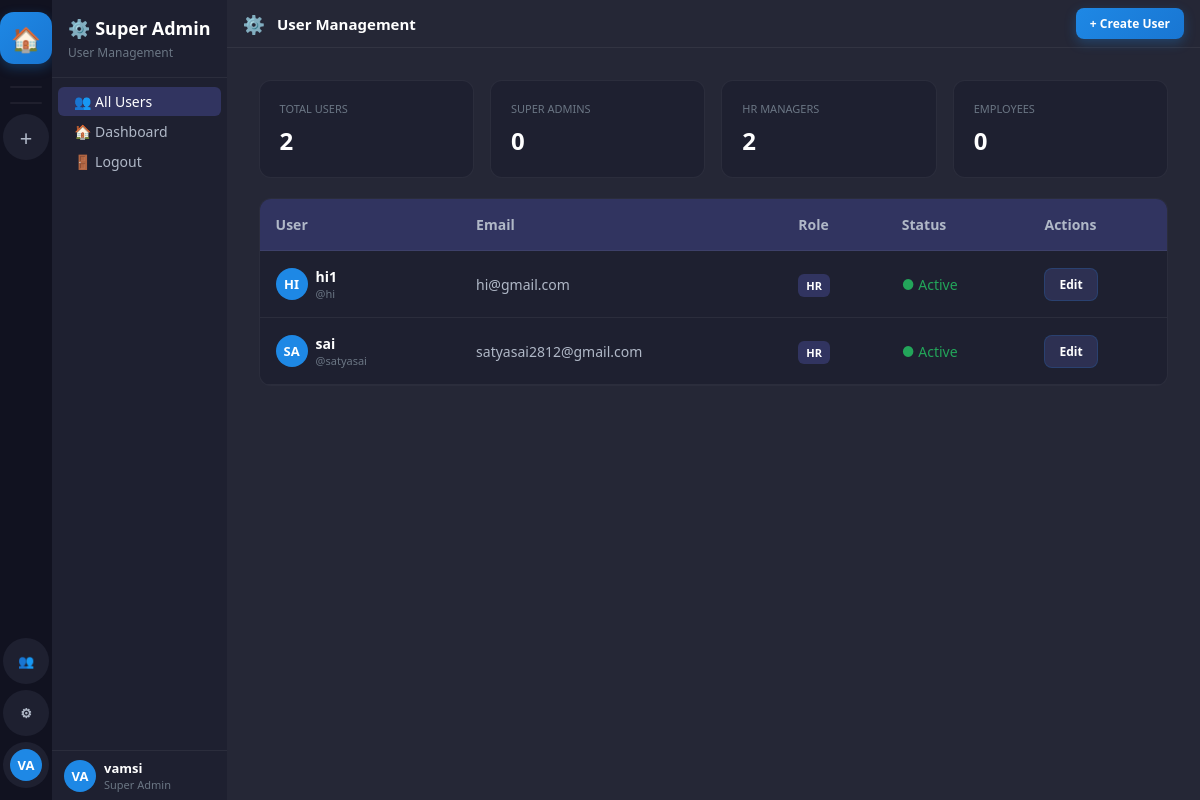
Page /super-admin/users/ (signed in) on the earlier database version.
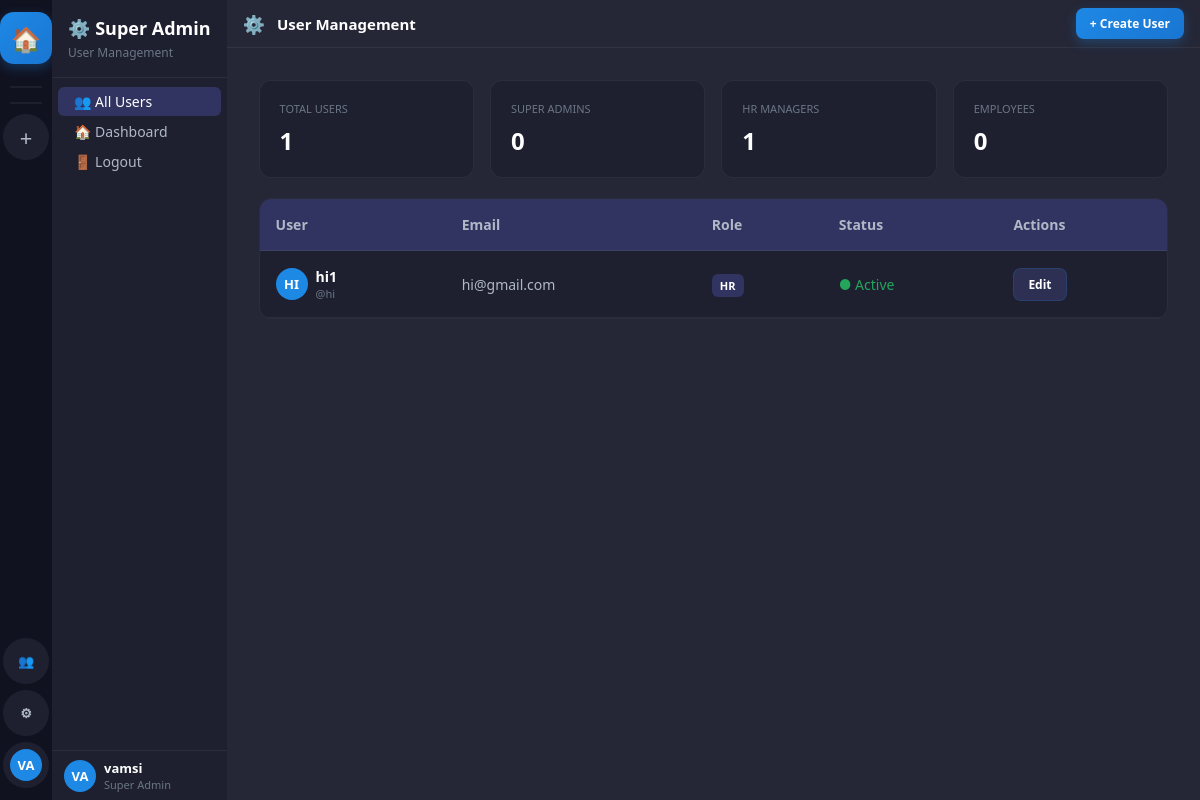
Same page on the later database version.
### accounts/models.py (models this page shows, shortened)
class User(AbstractUser):
    ROLE_CHOICES = [
        ('super_admin', 'Super Admin'),
        ('hr', 'HR'),
        ('employee', 'Employee'),
    ]
    STATUS_CHOICES = [
        ('online', 'Online'),
        ('offline', 'Offline'),
        ('busy', 'Busy'),
        ('away', 'Away'),
    ]
    display_name = models.CharField(max_length=100, blank=True)
    avatar = models.ImageField(upload_to='avatars/', null=True, blank=True)
    is_super_admin = models.BooleanField(default=False)  # Legacy, kept for compatibility
    role = models.CharField(max_length=20, default='employee', choices=ROLE_CHOICES)
    status = models.CharField(max_length=20, default='offline', choices=STATUS_CHOICES)
    bio = models.TextField(blank=True)
    phone = models.CharField(max_length=20, blank=True)
    created_by = models.ForeignKey('self', on_delete=models.SET_NULL, null=True, blank=True, related_name='created_users')
    can_manage_users = models.BooleanField(default=False)  # Control access to user creation
    can_create_projects = models.BooleanField(default=False)  # Control access to project creation
    must_change_password = models.BooleanField(default=False)  # Force password change on first login
    class Meta:
        db_table = 'zc_users'
    def get_display_name(self):
        return self.display_name or self.get_full_name() or self.username
    def get_initials(self):
        name = self.get_display_name()
        parts = name.split()
        if len(parts) >= 2:
            return (parts[0][0] + parts[1][0]).upper()
        return name[:2].upper() if name else 'U'
    def is_super_admin_user(self):
        return self.role == 'super_admin' or self.is_super_admin

### accounts/views.py (the view, shortened to what this page needs)
# urls.py: path('super-admin/users/', views.super_admin_users, name='super_admin_users'),
@login_required
def super_admin_users(request):
    if not request.user.is_super_admin_user():
        return redirect('dashboard')
    all_users = User.objects.exclude(id=request.user.id).order_by('-date_joined')
    super_admins = all_users.filter(role='super_admin').count()
    hrs = all_users.filter(role='hr').count()
    employees = all_users.filter(role='employee').count()
    return render(request, 'admin_panel/super_admin_users.html', {
        'users': all_users,
        'super_admins': super_admins,
        'hrs': hrs,
        'employees': employees,
    })

### templates/admin_panel/super_admin_users.html (shortened to what this page needs)
{% extends 'base.html' %}
{% block sidebar %}
<nav class="sidebar-channels">
  <div class="sc-header">
    <h2>⚙️ Super Admin</h2>
    <p>User Management</p>
  </div>
  <div class="sc-body">
    <div class="sc-section">
      <a href="{% url 'super_admin_users' %}" class="ch-item active">
        <span>👥 All Users</span>
      </a>
      <a href="{% url 'dashboard' %}" class="ch-item">
        <span>🏠 Dashboard</span>
      </a>
      <a href="{% url 'logout' %}" class="ch-item">
        <span>🚪 Logout</span>
      </a>
    </div>
  </div>
  <div class="sc-userbar">
    <div class="avatar-wrap">
      <div class="avatar avatar-32" style="background:var(--accent)">{{ user.get_initials }}</div>
    </div>
    <div style="flex:1;min-width:0">
      <div class="ub-name">{{ user.get_display_name }}</div>
      <div class="ub-tag">Super Admin</div>
    </div>
  </div>
</nav>
{% endblock %}
{% block content %}
<div class="content-header">
  <span class="ch-icon-lg">⚙️</span>
  <h3>User Management</h3>
  <div class="header-actions">
    <button class="btn btn-primary btn-sm" onclick="openModal('create-user-modal')">
      + Create User
    </button>
  </div>
</div>
<div class="dashboard-content">
  <div class="d-grid mb-5" style="grid-template-columns: repeat(auto-fit, minmax(200px, 1fr)); gap: 16px;">
    <div class="bg-sidebar-r p-5 rounded-lg border">
      <div class="text-xs uppercase text-3 mb-2">Total Users</div>
      <div class="text-3xl fw-bold">{{ users.count }}</div>
    </div>
    <div class="bg-sidebar-r p-5 rounded-lg border">
      <div class="text-xs uppercase text-3 mb-2">Super Admins</div>
      <div class="text-3xl fw-bold">{{ super_admins }}</div>
    </div>
    <div class="bg-sidebar-r p-5 rounded-lg border">
      <div class="text-xs uppercase text-3 mb-2">HR Managers</div>
      <div class="text-3xl fw-bold">{{ hrs }}</div>
    </div>
    <div class="bg-sidebar-r p-5 rounded-lg border">
      <div class="text-xs uppercase text-3 mb-2">Employees</div>
      <div class="text-3xl fw-bold">{{ employees }}</div>
    </div>
  </div>
  <div class="bg-sidebar-r rounded-lg overflow-hidden border">
    <table class="w-full" style="border-collapse: collapse;">
      <thead>
        <tr class="bg-active border-b">
          <th class="p-4 text-left fw-600 text-2">User</th>
          <th class="p-4 text-left fw-600 text-2">Email</th>
          <th class="p-4 text-left fw-600 text-2">Role</th>
          <th class="p-4 text-left fw-600 text-2">Status</th>
          <th class="p-4 text-left fw-600 text-2">Actions</th>
        </tr>
      </thead>
      <tbody>
        {% for user in users %}
        <tr class="border-b">
          <td class="p-4">
            <div class="d-flex align-center gap-2">
              <div class="avatar avatar-32" style="background: var(--accent);">{{ user.get_initials }}</div>
              <div>
                <div class="fw-600">{{ user.get_display_name }}</div>
                <div class="text-xs text-3">@{{ user.username }}</div>
              </div>
            </div>
          </td>
          <td class="p-4 text-2">{{ user.email }}</td>
          <td class="p-4">
            <span class="bg-active px-2 py-1 rounded text-xs fw-600">
              {{ user.get_role_display }}
            </span>
          </td>
          <td class="p-4">
            {% if user.is_active %}
            <span class="text-success">● Active</span>
            {% else %}
            <span class="text-danger">● Inactive</span>
            {% endif %}
          </td>
          <td class="p-4">
            <button class="btn btn-sm btn-secondary" onclick="editUser({{ user.id }})">Edit</button>
          </td>
        </tr>
        {% empty %}
        <tr>
          <td colspan="5" class="p-6 text-center text-3">No users found</td>
        </tr>
        {% endfor %}
      </tbody>
    </table>
  </div>
</div>
{% endblock %}

Differences in the rows shown:
removed User: get_initials "SA", get_display_name "sai", username "satyasai", email "satyasai2812@gmail.com", role "HR", is_active "● Active"
Other differences:
{{ users.count }}: "2" → "1"
{{ hrs }}: "2" → "1"
